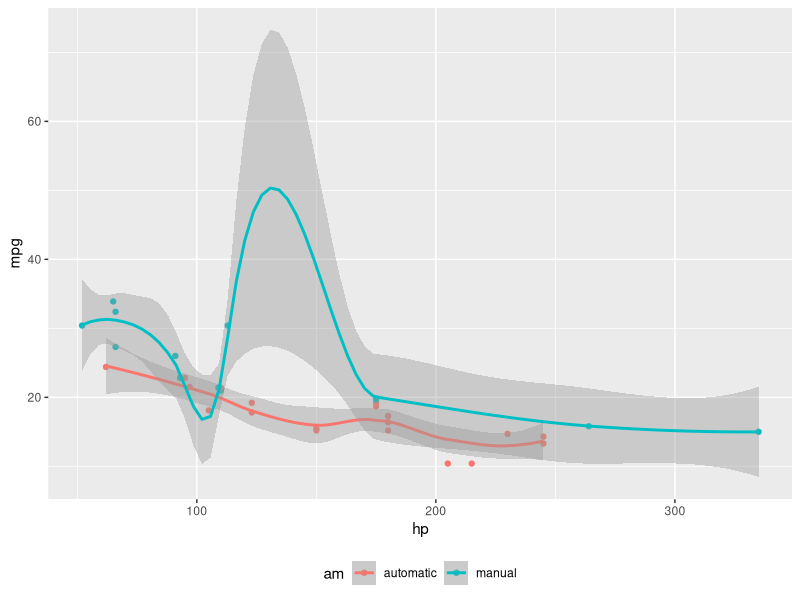

Here is the R script that generated this plot:
## ---- chunk 1
#| echo: true

library(ggplot2)
mtcars2 <- mtcars
mtcars2$am <- factor(
  mtcars$am, labels = c('automatic', 'manual')
)
ggplot(mtcars2, aes(hp, mpg, color = am)) +
  geom_point() + geom_smooth() +
  theme(legend.position = 'bottom')
